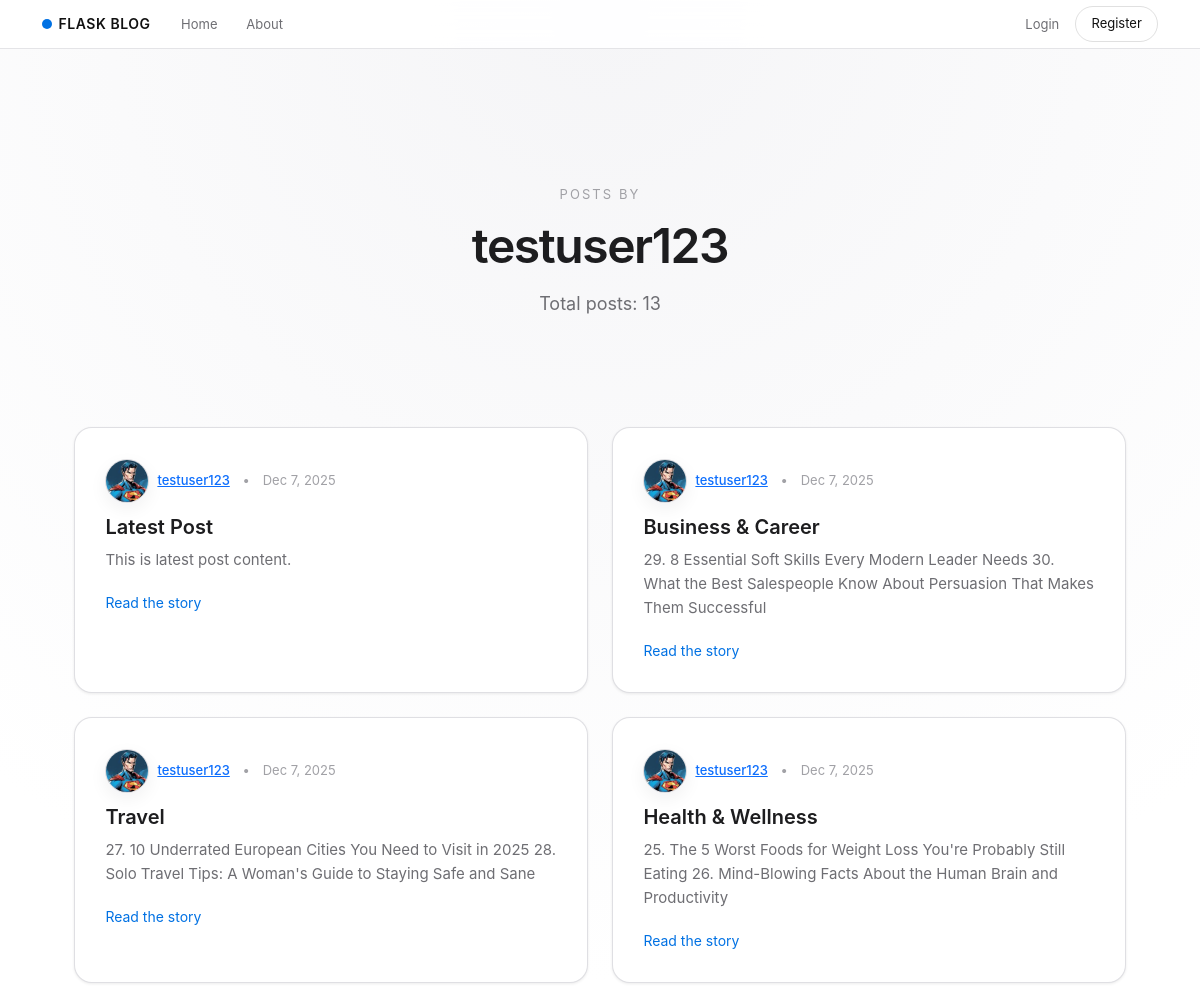
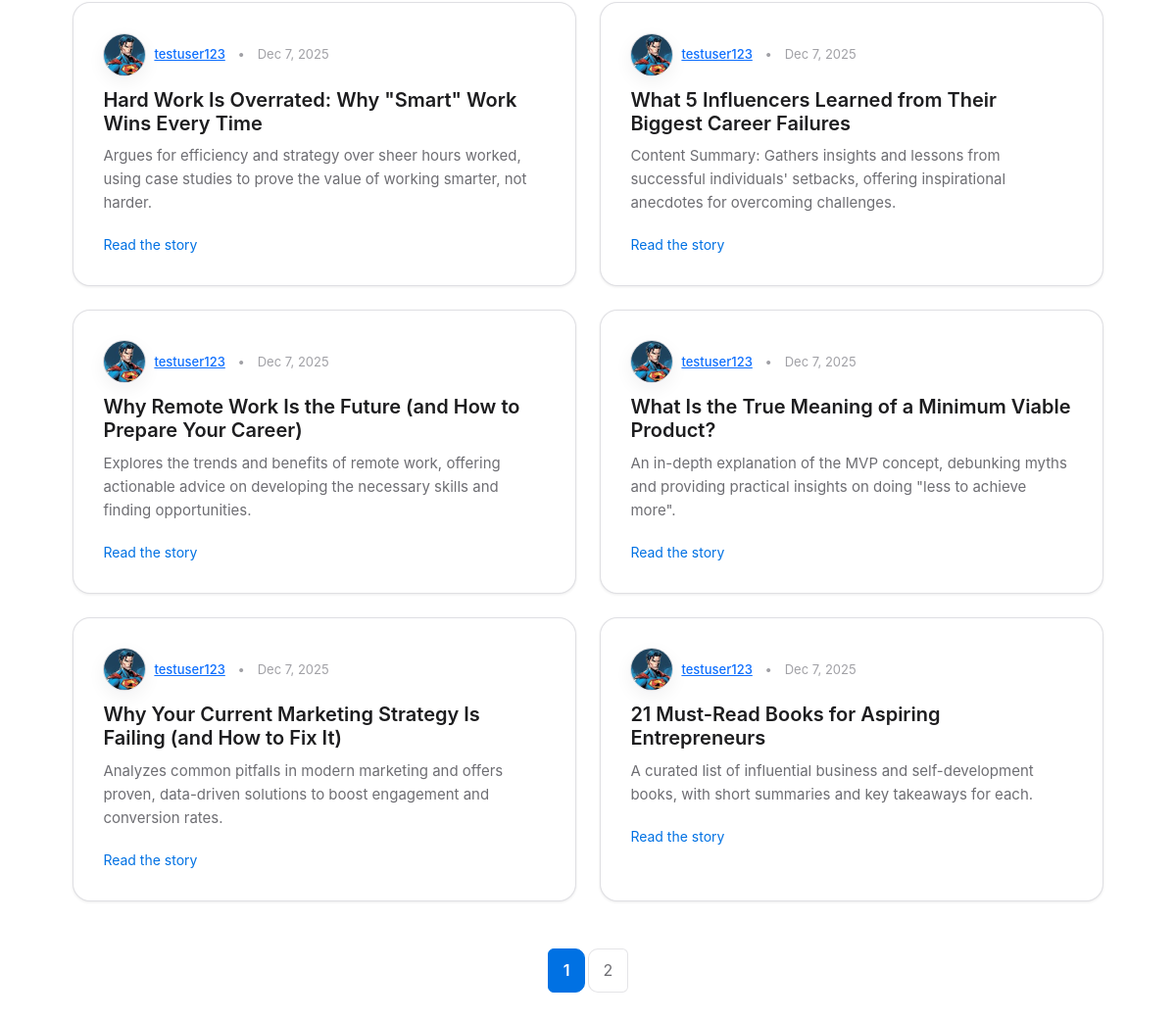
The app's page /user/testuser123 with its own data (2 pictures, top to bottom).
### flaskblog/models.py (models this page shows, shortened)
class User(db.Model, UserMixin):
    id = db.Column(db.Integer, primary_key = True)
    username = db.Column(db.String(20), unique=True, nullable=False)
    email = db.Column(db.String(120), unique=True, nullable=False)
    image_file = db.Column(db.String(20), nullable=False, default='default.jpg')
    password = db.Column(db.String(60), nullable=False)
    posts = db.relationship('Post', backref='author', lazy=True)

class Post(db.Model):
    id = db.Column(db.Integer, primary_key = True)
    title = db.Column(db.String(100), nullable=False)
    date_posted = db.Column(db.DateTime(timezone=True), nullable=False, default=lambda: datetime.now(timezone.utc))
    content = db.Column(db.Text, nullable=False)
    user_id = db.Column(db.Integer, db.ForeignKey('user.id'), nullable=False)

### flaskblog/users/routes.py (the view)
@users.route("/user/<string:username>")
def user_posts(username):
    user = User.query.filter_by(username=username).first_or_404()
    page = request.args.get('page', 1, type=int)
    posts = Post.query.filter_by(author=user).order_by(Post.date_posted.desc()).paginate(page=page, per_page=10)
    return render_template('user_posts.html', posts=posts, user=user)

### flaskblog/templates/user_posts.html
{% extends "layout.html" %} {% block content %}
<section class="hero text-center">
  <p class="hero-eyebrow">Posts by</p>
  <h1 class="hero-title">{{ user.username }}</h1>
  <p class="hero-subtitle">Total posts: {{ posts.total }}</p>
</section>
<section class="stories-section">
  <div class="row g-4">
    {% for post in posts.items %}
    <div class="col-md-6">
      <article class="story-tile">
        <div class="story-meta">
          <img
            class="story-avatar"
            src="{{ url_for('static', filename='profile_pics/' ~ post.author.image_file) }}"
            alt="{{ post.author.username }} avatar"
          />
          <a
            class="story-author"
            href="{{ url_for('users.user_posts', username=post.author.username) }}"
          >
            {{ post.author.username }}
          </a>
          <span class="story-dot">•</span>
          <span class="story-date">
            {{ post.date_posted.strftime('%b %-d, %Y') }}
          </span>
        </div>
        <h3 class="story-title">{{ post.title }}</h3>
        <p class="story-excerpt">{{ post.content }}</p>
        <a
          href="{{ url_for('posts.post', post_id=post.id) }}"
          class="story-link"
        >
          Read the story
        </a>
      </article>
    </div>
    {% endfor %}
  </div>
  {% if posts.pages > 1 %}
  <div class="pagination-wrapper text-center mt-5">
    <nav>
      <ul class="pagination justify-content-center">
        {% for page_num in posts.iter_pages(left_edge=1, right_edge=1,
        left_current=1, right_current=2) %} {% if page_num %} {% if posts.page
        == page_num %}
        <li class="page-item active">
          <a
            class="page-link"
            href="{{ url_for('users.user_posts', username=user.username, page=page_num) }}"
          >
            {{ page_num }}
          </a>
        </li>
        {% else %}
        <li class="page-item">
          <a
            class="page-link"
            href="{{ url_for('users.user_posts', username=user.username, page=page_num) }}"
          >
            {{ page_num }}
          </a>
        </li>
        {% endif %} {% else %}
        <li class="page-item disabled"><span class="page-link">…</span></li>
        {% endif %} {% endfor %}
      </ul>
    </nav>
  </div>
  {% endif %}
</section>
{% endblock %}

### flaskblog/static/main.css (style rules this page uses)
:root { --primary-color: #111111; --primary-muted: #1d1d1f; --accent-color: #0071e3; --accent-soft: #e8f0ff; --text-primary: #111111; --text-secondary: #6e6e73; --text-tertiary: #a1a1a6; --bg-primary: #ffffff; --bg-secondary: #fbfbfd; --bg-elevated: #ffffff; --border-color: #d2d2d7; --radius-soft: 18px; --shadow-soft: 0 18px 40px rgba(0, 0, 0, 0.08); --shadow-subtle: 0 1px 3px rgba(0, 0, 0, 0.08); }
* { margin: 0; padding: 0; box-sizing: border-box; }
body { font-family: -apple-system, BlinkMacSystemFont, "SF Pro Text", system-ui, "Segoe UI", Roboto, "Helvetica Neue", Arial, sans-serif; background: radial-gradient(circle at top, #f5f5f7 0, #ffffff 45%); color: var(--text-primary); line-height: 1.6; -webkit-font-smoothing: antialiased; -moz-osx-font-smoothing: grayscale; }
h1, h2, h3, h4, h5, h6 { color: var(--text-primary); font-weight: 600; line-height: 1.2; margin-bottom: 1rem; }
.hero, .about-hero { max-width: 800px; margin: 0 auto 4rem auto; padding: 3.5rem 1.5rem 1rem; }
.hero-eyebrow { font-size: 13px; letter-spacing: 0.16em; text-transform: uppercase; color: var(--text-tertiary); margin-bottom: 0.75rem; }
.hero-title { font-size: 48px; font-weight: 600; letter-spacing: -0.03em; margin-bottom: 1rem; color: var(--primary-muted); }
.hero-subtitle { font-size: 18px; color: var(--text-secondary); max-width: 36rem; margin: 0 auto 1.75rem auto; }
.stories-section { max-width: 1100px; margin: 0 auto; padding: 0 1.5rem; }
.story-tile { background: var(--bg-elevated); border-radius: var(--radius-soft); padding: 1.9rem 1.9rem 1.8rem; border: 1px solid rgba(210, 210, 215, 0.7); box-shadow: var(--shadow-subtle); transition: transform 0.3s ease, box-shadow 0.3s ease, border-color 0.3s ease; height: 100%; }
.story-meta { font-size: 13px; color: var(--text-tertiary); margin-bottom: 0.75rem; display: flex; align-items: center; gap: 0.5rem; }
.story-author { font-weight: 500; }
.story-dot { margin: 0 0.3rem; }
.story-title { font-size: 20px; font-weight: 600; margin-bottom: 0.6rem; color: var(--primary-muted); }
.story-excerpt { font-size: 15px; color: var(--text-secondary); margin-bottom: 1.1rem; }
.story-link { font-size: 14px; color: var(--accent-color); text-decoration: none; }
.story-avatar { width: 44px; height: 44px; border-radius: 50%; object-fit: cover; border: 1px solid rgba(210, 210, 215, 0.8); box-shadow: 0 6px 18px rgba(15, 23, 42, 0.06); }
.pagination .page-link { border-radius: 10px; margin: 0 4px; padding: 0.55rem 0.9rem; color: var(--text-secondary); border: 1px solid rgba(210, 210, 215, 0.6); background: var(--bg-elevated); transition: all 0.2s ease; }
.pagination .active .page-link { color: #fff !important; background: var(--accent-color) !important; border-color: var(--accent-color) !important; font-weight: 600; }

### records on screen
User: username "testuser123"
Post: image_file (picture), author.username "testuser123", date_posted "Dec 7, 2025", title "Latest Post", content "This is latest post content."
Post: image_file (picture), author.username "testuser123", date_posted "Dec 7, 2025", title "Business & Career", content "29. 8 Essential Soft Skills Every Modern Leader Needs 30. What the Best Salespeople Know About Persuasion That Makes Them Successful"
Post: image_file (picture), author.username "testuser123", date_posted "Dec 7, 2025", title "Travel", content "27. 10 Underrated European Cities You Need to Visit in 2025 28. Solo Travel Tips: A Woman's Guide to Staying Safe and Sane"
Post: image_file (picture), author.username "testuser123", date_posted "Dec 7, 2025", title "Health & Wellness", content "25. The 5 Worst Foods for Weight Loss You're Probably Still Eating 26. Mind-Blowing Facts About the Human Brain and Productivity"
Post: image_file (picture), author.username "testuser123", date_posted "Dec 7, 2025", title "Hard Work Is Overrated: Why \"Smart\" Work Wins Every Time", content "Argues for efficiency and strategy over sheer hours worked, using case studies to prove the value of working smarter, not harder."
Post: image_file (picture), author.username "testuser123", date_posted "Dec 7, 2025", title "What 5 Influencers Learned from Their Biggest Career Failures", content "Content Summary: Gathers insights and lessons from successful individuals' setbacks, offering inspirational anecdotes for overcoming challenges."
Post: image_file (picture), author.username "testuser123", date_posted "Dec 7, 2025", title "Why Remote Work Is the Future (and How to Prepare Your Career)", content "Explores the trends and benefits of remote work, offering actionable advice on developing the necessary skills and finding opportunities."
Post: image_file (picture), author.username "testuser123", date_posted "Dec 7, 2025", title "What Is the True Meaning of a Minimum Viable Product?", content "An in-depth explanation of the MVP concept, debunking myths and providing practical insights on doing \"less to achieve more\"."
Post: image_file (picture), author.username "testuser123", date_posted "Dec 7, 2025", title "Why Your Current Marketing Strategy Is Failing (and How to Fix It)", content "Analyzes common pitfalls in modern marketing and offers proven, data-driven solutions to boost engagement and conversion rates."
Post: image_file (picture), author.username "testuser123", date_posted "Dec 7, 2025", title "21 Must-Read Books for Aspiring Entrepreneurs", content "A curated list of influential business and self-development books, with short summaries and key takeaways for each."

### other values on screen
{{ posts.total }} "13"
{{ page_num }} "1"
{{ page_num }} "2"
